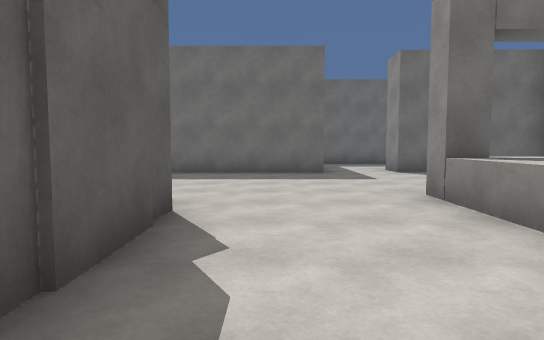
view 1 (above)

20 first-person views from a walk through a Unity game level. The camera is 1.3 m above the floor, tilts 4° down and sees 75° across. The floor is counted in squares, 2 m on a side. Each view is taken from the middle of a square. On the plan, view 1 faces up. The plan holds only what a view shows up to about 10 squares ahead; the rest is blank. The place goes on beyond the plan. The player is left out. Some animated figures are not drawn.

view 2
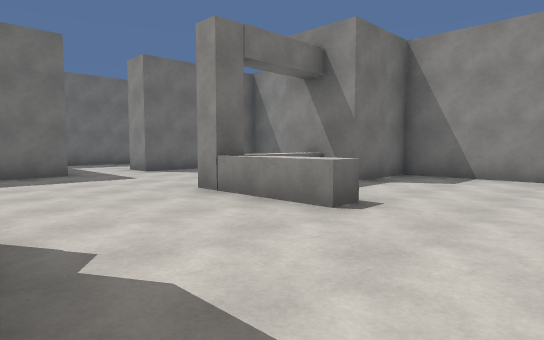

view 3
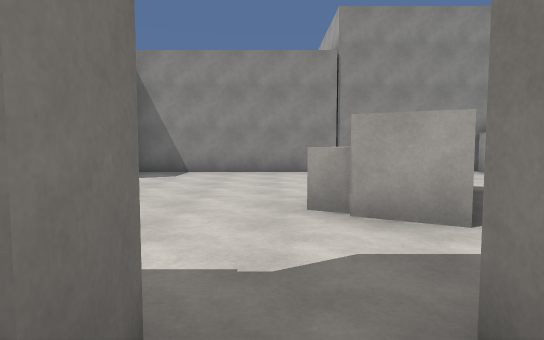

view 4
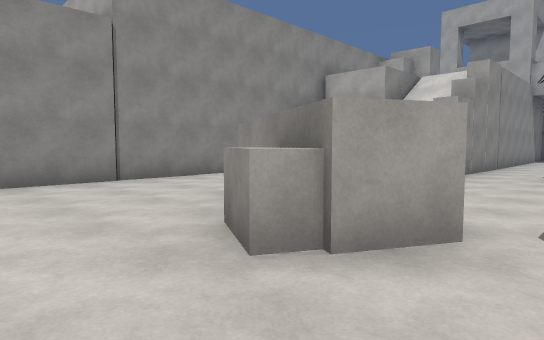

view 5
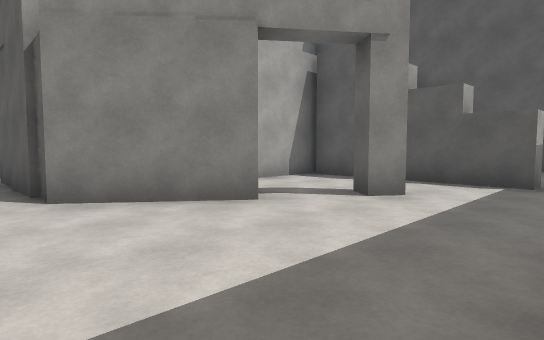

view 6
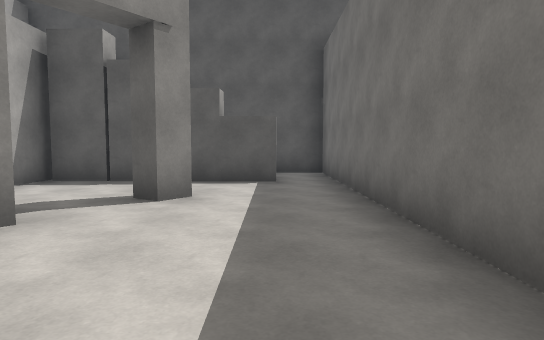

view 7
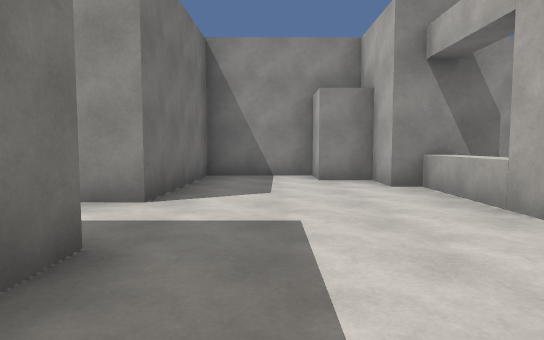

view 8
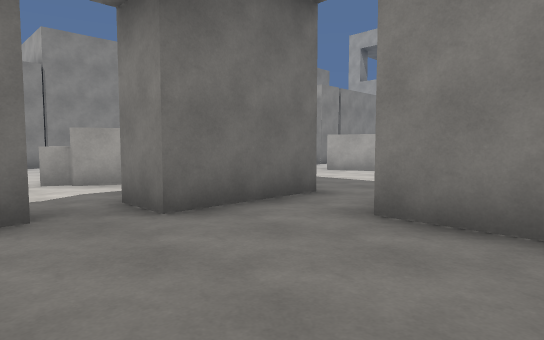

view 9
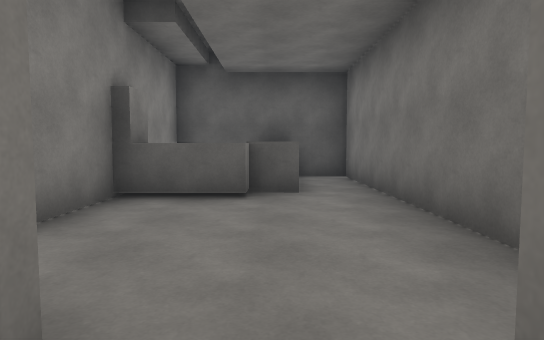

view 10
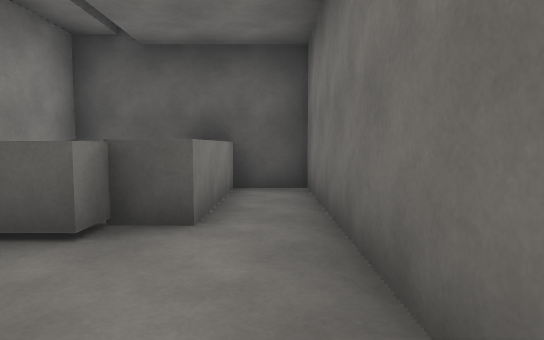

view 11
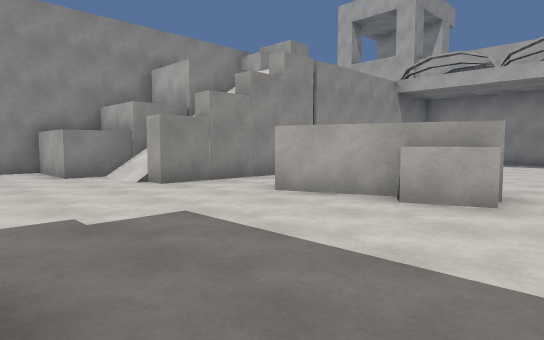

view 12
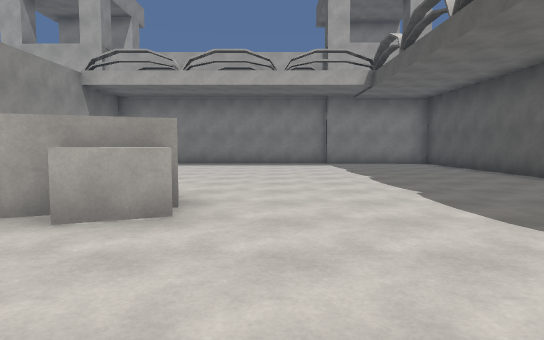

view 13
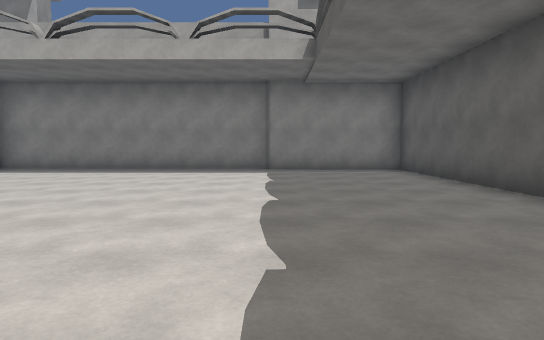

view 14
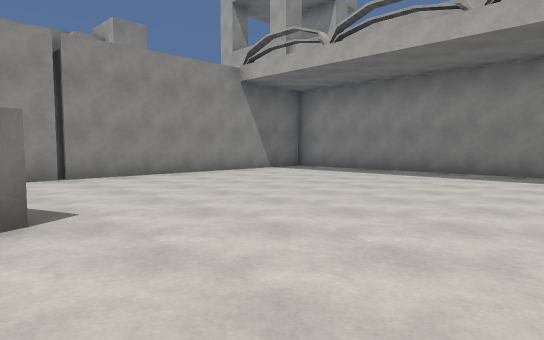

view 15
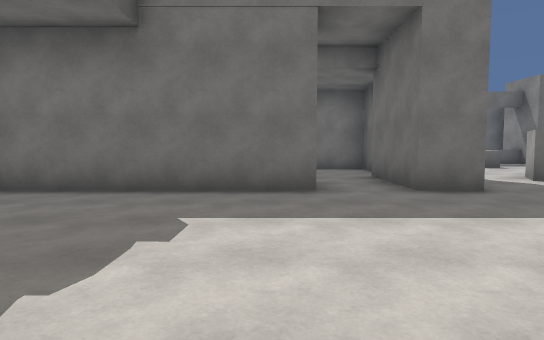

view 16
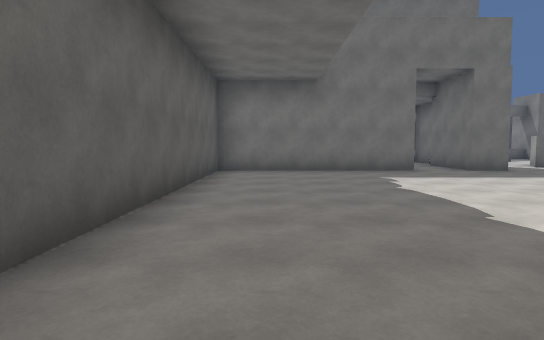

view 17
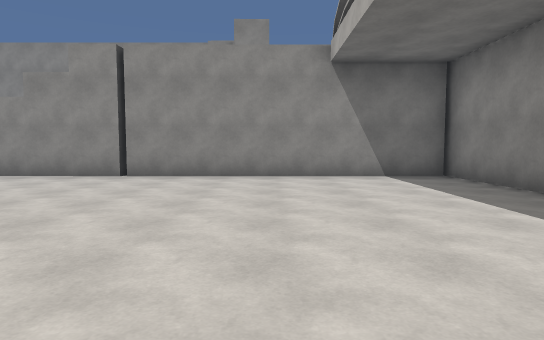

view 18
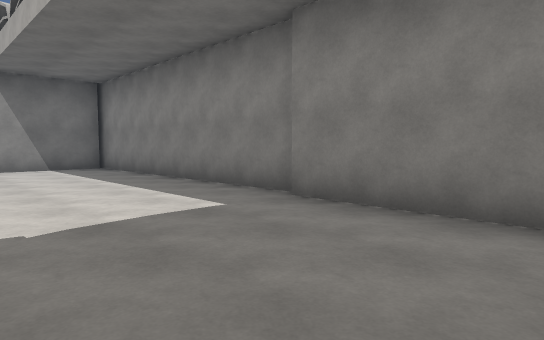

view 19
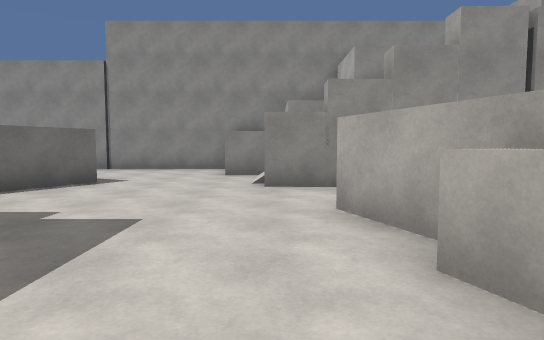

view 20
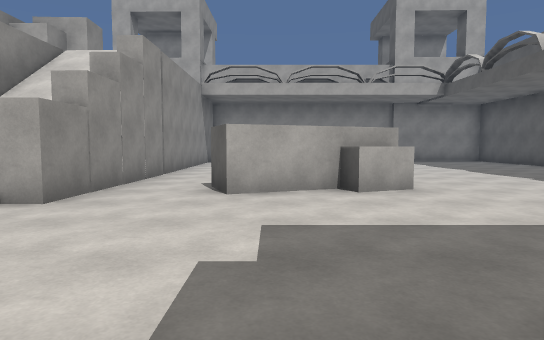

### Floor plan
Key: @ floor where view 1 was taken; # wall or solid block; x gap in a wall; . floor; / step, stairs or slope; ^ raised ledge.
Columns run from 9 left of view 1 to 7 right of it. Each row starts with its distance up from view 1.
 10            ..
  9 ###########..####
  8 #...............#
  7 #//#............#
  6 # /#.#.........##
  5 # /#..........###
  4 # /x..##...^^^###
  3 ####.. ##..^....#
  2 #########.......#
  1 #.......#.......#
  0 #^^^.....@......#
 -1 ##.^...##.##....#
 -2  #####.##..##...#
 -3 ######.##.......#
 -4 #...............#
 -5 #.............###
 -6 #...........#/# #
 -7 #......###..^ ###
 -8 #......###..#/###
 -9 #...........^/^ #
-10 #...........#/^ #
-11 #...........#  ##
-12 #...........#  #
-13 #...........#
-14 #...........#
-15 #...........#
-16 #...........#
-17 #############

Where each view was taken, in squares from view 1:
view 1: 0 up, 0 right, facing up
view 2: 0 up, 1 left, facing up-right
view 3: 0 up, 2 left, facing right
view 4: 1 up, 0 right, facing down-right
view 5: 8 up, 0 right, facing down-left
view 6: 7 up, 0 right, facing left
view 7: 7 up, 1 left, facing right
view 8: 1 up, 5 left, facing down-right
view 9: 0 up, 1 left, facing left
view 10: 1 up, 3 left, facing left
view 11: 3 down, 3 left, facing down-right
view 12: 4 down, 3 left, facing down
view 13: 7 down, 5 left, facing down
view 14: 8 down, 5 left, facing down-right
view 15: 8 down, 4 left, facing up
view 16: 12 down, 7 left, facing up
view 17: 13 down, 5 left, facing right
view 18: 13 down, 8 left, facing down-right
view 19: 6 down, 3 left, facing right
view 20: 2 down, 0 right, facing down
